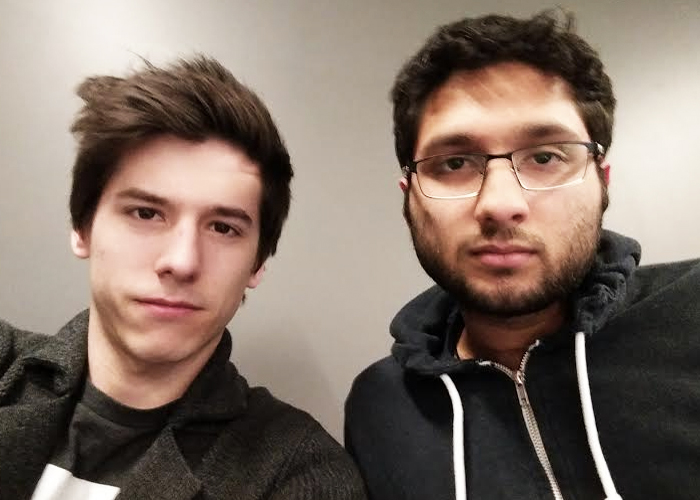
%> input picture 312.jpg, 700 x 500 px
$ octave scripta.m   (GNU Octave 9; MATLAB toolbox functions it lacks are replaced by stand-ins)
%> lines starting %> are read from the running program, lines starting %| are printed output that depends on the picture
%%Principal Component Analysis with Image Compression
clear all;clc;
%Take in any image
fullImage = imread('312.jpg');
%> fullImage is the input picture: size 500x700x3 uint8; mean R, G, B 129.4, 113.5, 103.2

%Convert the image to Grayscale. If the image is not grayscale, we will
%have a 3 dimensional matrix. For the purposes of this assignment, we will
%only be looking at a 2 dimensional matrix.
greyImage = rgb2gray(fullImage);
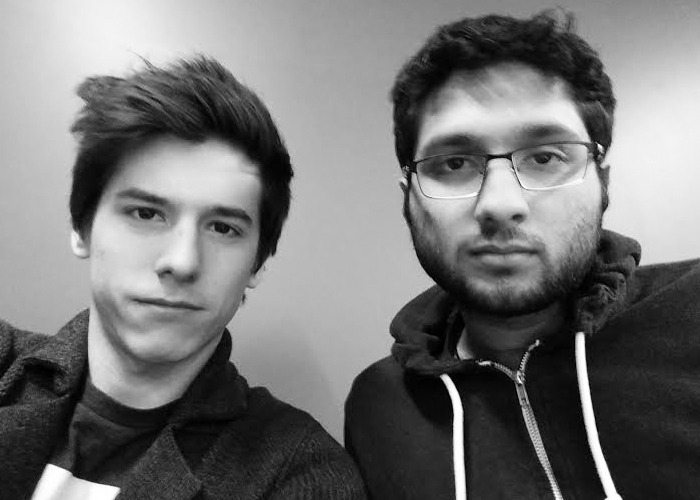
%> greyImage: size 500x700 uint8; min 0, max 255, mean 117.1

%Convert image data to double for processing (currently an unsigned int)
image = im2double(greyImage);

%Show original figure for comparison
figure(1)
    imshow(image)
    axis off

%Find the emperical mean along each dimension. Put in 1 dimensional matrix
columnMean = mean(image);
%> columnMean = 700 values, max 0.631 at index 57, min 0.265 at index 440, mean 0.459

%Find the dimensions (actually the image resolution) of the image
[m,n] = size(greyImage);
%> m = 500; n = 700

%Create a matrix of the means, where each row is the computed means
%(above), and the number of rows is the number of rows in our image
means = repmat(columnMean,m,1);
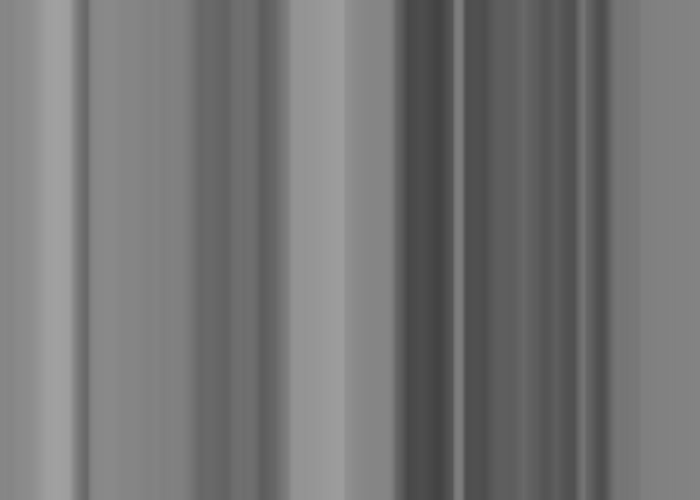
%> means: size 500x700 double; min 0.265, max 0.631, mean 0.459

%Subtract the means from every row to find the deviations from the mean.
meanDeviations = image - means;
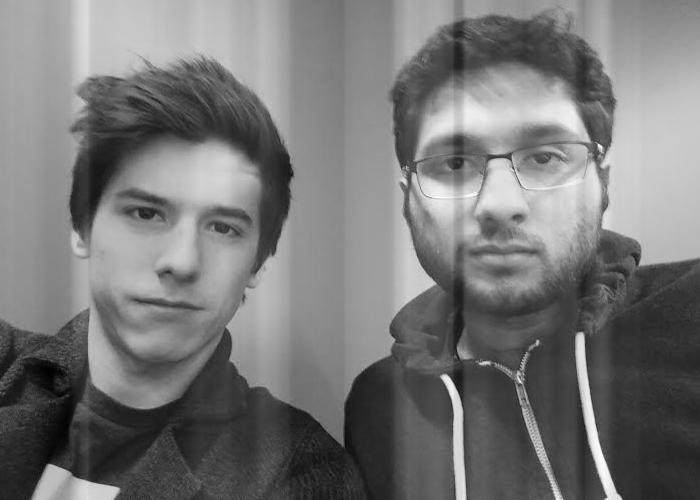
%> meanDeviations: size 500x700 double; min -0.627, max 0.712, mean -2.29e-16; drawn with min black and max white

%Generate a covariance matrix from the deviations from the mean
covariance = cov(meanDeviations);

%Find the eigenvalues (D) and eigenvectors (V) of the covariance matrix
%*Eigenvalues are in ASCENDING order! This is important in the next steps*
[V,D] = eig(covariance);

%Pick a number of components, subtract it from the number of columns.
components = n - 2;
%> components = 698
principalVectors = V;

%Clear from left to right (ascending) the vectors we do not want.
for i = 1:components,
principalVectors(:,1) =[];
end
%> after the loop, principalVectors = 700 rows, first 12: [0.00801 0.0475; 0.00797 0.0479; 0.0077 0.048; 0.00724 0.0478; 0.00837 0.0481; 0.00851 0.0484; 0.00867 0.0493; 0.00861 0.0499; 0.0082 0.0502; 0.00815 0.0505; 0.00792 0.0508; 0.00791 0.0513]

%%Image Processing!

%Now multiply the principle vectors by the means of each row!
compressedImage=principalVectors*(principalVectors' * meanDeviations.');

%Then, add the means!
compressedImage=compressedImage'+means;
    figure(2)
    imshow(compressedImage)
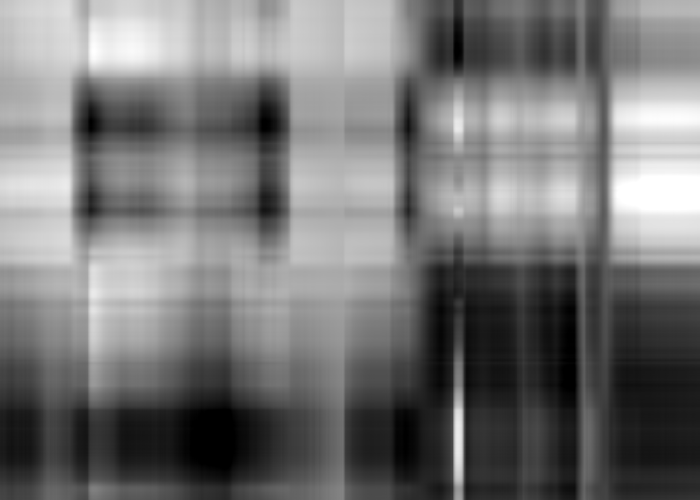
%> displayed picture: size 500x700, on the screen's scale of 0 to 255; min 0, max 255, mean 117
    axis off
